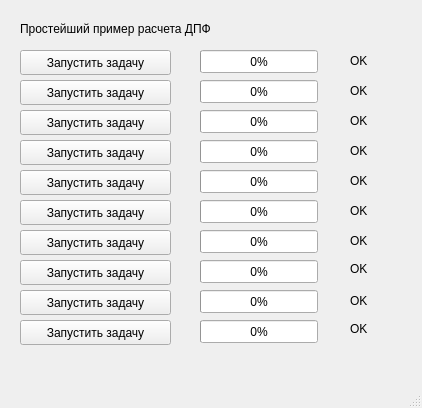
<?xml version="1.0" encoding="UTF-8"?>
<ui version="4.0">
 <class>MainWindow</class>
 <widget class="QMainWindow" name="MainWindow">
  <property name="geometry">
   <rect>
    <x>0</x>
    <y>0</y>
    <width>422</width>
    <height>408</height>
   </rect>
  </property>
  <property name="windowTitle">
   <string>CST Thread Task</string>
  </property>
  <widget class="QWidget" name="centralwidget">
   <widget class="QLabel" name="label">
    <property name="geometry">
     <rect>
      <x>350</x>
      <y>50</y>
      <width>23</width>
      <height>21</height>
     </rect>
    </property>
    <property name="text">
     <string>OK</string>
    </property>
   </widget>
   <widget class="QLabel" name="label_2">
    <property name="geometry">
     <rect>
      <x>350</x>
      <y>80</y>
      <width>23</width>
      <height>21</height>
     </rect>
    </property>
    <property name="text">
     <string>OK</string>
    </property>
   </widget>
   <widget class="QLabel" name="label_3">
    <property name="geometry">
     <rect>
      <x>350</x>
      <y>110</y>
      <width>23</width>
      <height>21</height>
     </rect>
    </property>
    <property name="text">
     <string>OK</string>
    </property>
   </widget>
   <widget class="QLabel" name="label_4">
    <property name="geometry">
     <rect>
      <x>350</x>
      <y>140</y>
      <width>23</width>
      <height>21</height>
     </rect>
    </property>
    <property name="text">
     <string>OK</string>
    </property>
   </widget>
   <widget class="QLabel" name="label_5">
    <property name="geometry">
     <rect>
      <x>350</x>
      <y>170</y>
      <width>23</width>
      <height>21</height>
     </rect>
    </property>
    <property name="text">
     <string>OK</string>
    </property>
   </widget>
   <widget class="QLabel" name="label_6">
    <property name="geometry">
     <rect>
      <x>350</x>
      <y>200</y>
      <width>23</width>
      <height>21</height>
     </rect>
    </property>
    <property name="text">
     <string>OK</string>
    </property>
   </widget>
   <widget class="QLabel" name="label_7">
    <property name="geometry">
     <rect>
      <x>350</x>
      <y>230</y>
      <width>23</width>
      <height>21</height>
     </rect>
    </property>
    <property name="text">
     <string>OK</string>
    </property>
   </widget>
   <widget class="QLabel" name="label_8">
    <property name="geometry">
     <rect>
      <x>350</x>
      <y>260</y>
      <width>23</width>
      <height>17</height>
     </rect>
    </property>
    <property name="text">
     <string>OK</string>
    </property>
   </widget>
   <widget class="QLabel" name="label_9">
    <property name="geometry">
     <rect>
      <x>350</x>
      <y>290</y>
      <width>23</width>
      <height>21</height>
     </rect>
    </property>
    <property name="text">
     <string>OK</string>
    </property>
   </widget>
   <widget class="QLabel" name="label_10">
    <property name="geometry">
     <rect>
      <x>350</x>
      <y>320</y>
      <width>23</width>
      <height>17</height>
     </rect>
    </property>
    <property name="text">
     <string>OK</string>
    </property>
   </widget>
   <widget class="QLabel" name="label_11">
    <property name="geometry">
     <rect>
      <x>20</x>
      <y>20</y>
      <width>251</width>
      <height>17</height>
     </rect>
    </property>
    <property name="text">
     <string>Простейший пример расчета ДПФ</string>
    </property>
   </widget>
   <widget class="QProgressBar" name="progressBar_8">
    <property name="geometry">
     <rect>
      <x>200</x>
      <y>260</y>
      <width>118</width>
      <height>23</height>
     </rect>
    </property>
    <property name="value">
     <number>0</number>
    </property>
    <property name="textVisible">
     <bool>true</bool>
    </property>
   </widget>
   <widget class="QProgressBar" name="progressBar">
    <property name="geometry">
     <rect>
      <x>200</x>
      <y>50</y>
      <width>118</width>
      <height>23</height>
     </rect>
    </property>
    <property name="value">
     <number>0</number>
    </property>
    <property name="textVisible">
     <bool>true</bool>
    </property>
   </widget>
   <widget class="QProgressBar" name="progressBar_5">
    <property name="geometry">
     <rect>
      <x>200</x>
      <y>170</y>
      <width>118</width>
      <height>23</height>
     </rect>
    </property>
    <property name="value">
     <number>0</number>
    </property>
    <property name="textVisible">
     <bool>true</bool>
    </property>
   </widget>
   <widget class="QProgressBar" name="progressBar_10">
    <property name="geometry">
     <rect>
      <x>200</x>
      <y>320</y>
      <width>118</width>
      <height>23</height>
     </rect>
    </property>
    <property name="value">
     <number>0</number>
    </property>
    <property name="textVisible">
     <bool>true</bool>
    </property>
   </widget>
   <widget class="QProgressBar" name="progressBar_7">
    <property name="geometry">
     <rect>
      <x>200</x>
      <y>230</y>
      <width>118</width>
      <height>23</height>
     </rect>
    </property>
    <property name="value">
     <number>0</number>
    </property>
    <property name="textVisible">
     <bool>true</bool>
    </property>
   </widget>
   <widget class="QProgressBar" name="progressBar_2">
    <property name="geometry">
     <rect>
      <x>200</x>
      <y>80</y>
      <width>118</width>
      <height>23</height>
     </rect>
    </property>
    <property name="value">
     <number>0</number>
    </property>
    <property name="textVisible">
     <bool>true</bool>
    </property>
   </widget>
   <widget class="QProgressBar" name="progressBar_9">
    <property name="geometry">
     <rect>
      <x>200</x>
      <y>290</y>
      <width>118</width>
      <height>23</height>
     </rect>
    </property>
    <property name="value">
     <number>0</number>
    </property>
    <property name="textVisible">
     <bool>true</bool>
    </property>
   </widget>
   <widget class="QProgressBar" name="progressBar_3">
    <property name="geometry">
     <rect>
      <x>200</x>
      <y>110</y>
      <width>118</width>
      <height>23</height>
     </rect>
    </property>
    <property name="value">
     <number>0</number>
    </property>
    <property name="textVisible">
     <bool>true</bool>
    </property>
   </widget>
   <widget class="QProgressBar" name="progressBar_6">
    <property name="geometry">
     <rect>
      <x>200</x>
      <y>200</y>
      <width>118</width>
      <height>23</height>
     </rect>
    </property>
    <property name="value">
     <number>0</number>
    </property>
    <property name="textVisible">
     <bool>true</bool>
    </property>
   </widget>
   <widget class="QProgressBar" name="progressBar_4">
    <property name="geometry">
     <rect>
      <x>200</x>
      <y>140</y>
      <width>118</width>
      <height>23</height>
     </rect>
    </property>
    <property name="value">
     <number>0</number>
    </property>
    <property name="textVisible">
     <bool>true</bool>
    </property>
   </widget>
   <widget class="QPushButton" name="pushButton_6">
    <property name="geometry">
     <rect>
      <x>20</x>
      <y>200</y>
      <width>151</width>
      <height>25</height>
     </rect>
    </property>
    <property name="text">
     <string>Запустить задачу</string>
    </property>
   </widget>
   <widget class="QPushButton" name="pushButton_7">
    <property name="geometry">
     <rect>
      <x>20</x>
      <y>230</y>
      <width>151</width>
      <height>25</height>
     </rect>
    </property>
    <property name="text">
     <string>Запустить задачу</string>
    </property>
   </widget>
   <widget class="QPushButton" name="pushButton_10">
    <property name="geometry">
     <rect>
      <x>20</x>
      <y>320</y>
      <width>151</width>
      <height>25</height>
     </rect>
    </property>
    <property name="text">
     <string>Запустить задачу</string>
    </property>
   </widget>
   <widget class="QPushButton" name="pushButton_2">
    <property name="geometry">
     <rect>
      <x>20</x>
      <y>80</y>
      <width>151</width>
      <height>25</height>
     </rect>
    </property>
    <property name="text">
     <string>Запустить задачу</string>
    </property>
   </widget>
   <widget class="QPushButton" name="pushButton_4">
    <property name="geometry">
     <rect>
      <x>20</x>
      <y>140</y>
      <width>151</width>
      <height>25</height>
     </rect>
    </property>
    <property name="text">
     <string>Запустить задачу</string>
    </property>
   </widget>
   <widget class="QPushButton" name="pushButton_5">
    <property name="geometry">
     <rect>
      <x>20</x>
      <y>170</y>
      <width>151</width>
      <height>25</height>
     </rect>
    </property>
    <property name="text">
     <string>Запустить задачу</string>
    </property>
   </widget>
   <widget class="QPushButton" name="pushButton">
    <property name="geometry">
     <rect>
      <x>20</x>
      <y>50</y>
      <width>151</width>
      <height>25</height>
     </rect>
    </property>
    <property name="text">
     <string>Запустить задачу</string>
    </property>
   </widget>
   <widget class="QPushButton" name="pushButton_9">
    <property name="geometry">
     <rect>
      <x>20</x>
      <y>290</y>
      <width>151</width>
      <height>25</height>
     </rect>
    </property>
    <property name="text">
     <string>Запустить задачу</string>
    </property>
   </widget>
   <widget class="QPushButton" name="pushButton_8">
    <property name="geometry">
     <rect>
      <x>20</x>
      <y>260</y>
      <width>151</width>
      <height>25</height>
     </rect>
    </property>
    <property name="text">
     <string>Запустить задачу</string>
    </property>
   </widget>
   <widget class="QPushButton" name="pushButton_3">
    <property name="geometry">
     <rect>
      <x>20</x>
      <y>110</y>
      <width>151</width>
      <height>25</height>
     </rect>
    </property>
    <property name="text">
     <string>Запустить задачу</string>
    </property>
   </widget>
  </widget>
  <widget class="QMenuBar" name="menubar">
   <property name="geometry">
    <rect>
     <x>0</x>
     <y>0</y>
     <width>422</width>
     <height>22</height>
    </rect>
   </property>
  </widget>
  <widget class="QStatusBar" name="statusbar"/>
 </widget>
 <resources/>
 <connections/>
</ui>
